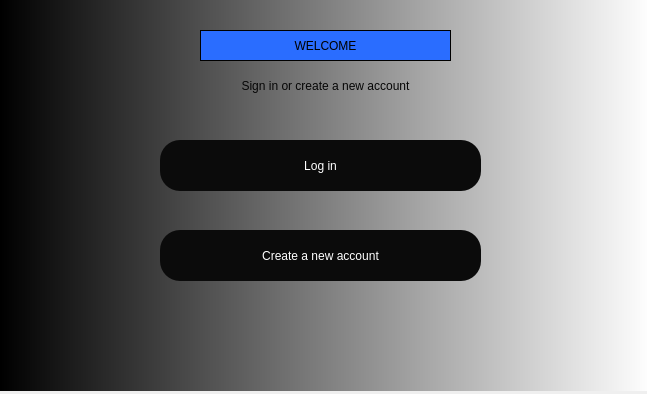
<?xml version="1.0" encoding="UTF-8"?>
<ui version="4.0">
 <class>Dialog</class>
 <widget class="QDialog" name="Dialog">
  <property name="enabled">
   <bool>true</bool>
  </property>
  <property name="geometry">
   <rect>
    <x>0</x>
    <y>0</y>
    <width>647</width>
    <height>394</height>
   </rect>
  </property>
  <property name="windowTitle">
   <string>Dialog</string>
  </property>
  <widget class="QWidget" name="widget" native="true">
   <property name="enabled">
    <bool>true</bool>
   </property>
   <property name="geometry">
    <rect>
     <x>0</x>
     <y>0</y>
     <width>651</width>
     <height>391</height>
    </rect>
   </property>
   <property name="styleSheet">
    <string notr="true">QWidget#widget{
background-color: qlineargradient(spread:pad, x1:0, y1:0, x2:1, y2:0, stop:0 rgba(0, 0, 0, 255), stop:1 rgba(255, 255, 255, 255));}</string>
   </property>
   <widget class="QLabel" name="label">
    <property name="geometry">
     <rect>
      <x>200</x>
      <y>30</y>
      <width>251</width>
      <height>31</height>
     </rect>
    </property>
    <property name="styleSheet">
     <string notr="true">font: 28pt &quot;MS Shell Dlg 2&quot;;background-color:rgb(42, 109, 255)</string>
    </property>
    <property name="frameShape">
     <enum>QFrame::Box</enum>
    </property>
    <property name="text">
     <string>WELCOME</string>
    </property>
    <property name="textFormat">
     <enum>Qt::AutoText</enum>
    </property>
    <property name="alignment">
     <set>Qt::AlignCenter</set>
    </property>
    <property name="wordWrap">
     <bool>false</bool>
    </property>
   </widget>
   <widget class="QLabel" name="label_2">
    <property name="geometry">
     <rect>
      <x>100</x>
      <y>60</y>
      <width>451</width>
      <height>51</height>
     </rect>
    </property>
    <property name="styleSheet">
     <string notr="true">font: 20pt &quot;MS Shell Dlg 2&quot;;
color: rgb(6, 6, 6);</string>
    </property>
    <property name="text">
     <string>Sign in or create a new account</string>
    </property>
    <property name="alignment">
     <set>Qt::AlignCenter</set>
    </property>
   </widget>
   <widget class="QPushButton" name="login">
    <property name="geometry">
     <rect>
      <x>160</x>
      <y>140</y>
      <width>321</width>
      <height>51</height>
     </rect>
    </property>
    <property name="styleSheet">
     <string notr="true">border-radius:20px;
background-color: rgb(11, 11, 11);
color:white;
font: 22pt &quot;MS Shell Dlg 2&quot;;</string>
    </property>
    <property name="text">
     <string>Log in</string>
    </property>
    <property name="iconSize">
     <size>
      <width>12</width>
      <height>12</height>
     </size>
    </property>
    <property name="checkable">
     <bool>true</bool>
    </property>
    <property name="autoDefault">
     <bool>true</bool>
    </property>
    <property name="default">
     <bool>false</bool>
    </property>
    <property name="flat">
     <bool>false</bool>
    </property>
   </widget>
   <widget class="QPushButton" name="create">
    <property name="geometry">
     <rect>
      <x>160</x>
      <y>230</y>
      <width>321</width>
      <height>51</height>
     </rect>
    </property>
    <property name="styleSheet">
     <string notr="true">border-radius:20px;
background-color: rgb(11, 11, 11);
color:white;
font: 22pt &quot;MS Shell Dlg 2&quot;;</string>
    </property>
    <property name="text">
     <string>Create a new account</string>
    </property>
    <property name="checkable">
     <bool>true</bool>
    </property>
    <property name="autoDefault">
     <bool>true</bool>
    </property>
    <property name="default">
     <bool>false</bool>
    </property>
    <property name="flat">
     <bool>false</bool>
    </property>
   </widget>
  </widget>
 </widget>
 <resources/>
 <connections/>
</ui>
